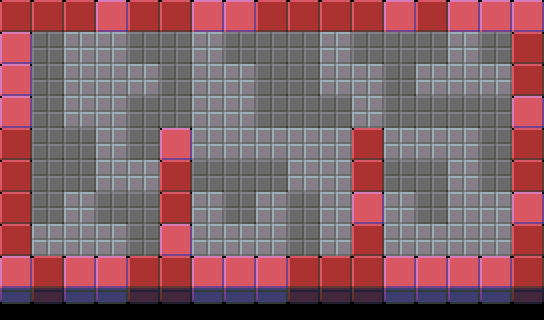

Tiled map render using the project's own tile images. Description and the map definition, with tile-layer contents summarised, below:
An orthogonal 17x10 tile map with 32x32 px tiles, 4 tile layers (Bricks, Background, firstFloor, secondFloor), 2 tilesets and 7 objects (4x Creepspawn, 2x MonsterSpawn, Exit).

<map version="1.0" orientation="orthogonal" width="17" height="10" tilewidth="32" tileheight="32">
 <tileset firstgid="1" name="tiles" tilewidth="32" tileheight="32">
  <image source="../images/tiles.png" width="480" height="1024" />
 </tileset>
 <tileset firstgid="481" name="objects" tilewidth="32" tileheight="32">
  <image source="../images/objects.png" width="256" height="256" />
 </tileset>
 <layer name="Bricks" width="17" height="10" opacity="0.97">
  <properties>
   <property name="tileset" value="tiles" />
  </properties>
  <data>[170 cells, 32 non-empty, 2 distinct tile ids]</data>
 </layer>
 <layer name="Background" width="17" height="10">
  <properties>
   <property name="tileset" value="tiles" />
  </properties>
  <data>[170 cells, 17 non-empty, 2 distinct tile ids]</data>
 </layer>
 <layer name="firstFloor" width="17" height="10">
  <properties>
   <property name="tileset" value="tiles" />
  </properties>
  <data>[170 cells, 97 non-empty, 2 distinct tile ids]</data>
 </layer>
 <layer name="secondFloor" width="17" height="10">
  <properties>
   <property name="tileset" value="tiles" />
  </properties>
  <data>[170 cells, 56 non-empty, 2 distinct tile ids]</data>
 </layer>
 <objectgroup name="Objects" width="17" height="10">
  <object type="Creepspawn" gid="481" x="128" y="160" />
  <object type="Creepspawn" gid="481" x="128" y="192" />
  <object type="MonsterSpawn" gid="483" x="480" y="256" />
  <object type="MonsterSpawn" gid="483" x="32" y="256" />
  <object type="Exit" gid="11" x="256" y="224" />
  <object type="Creepspawn" gid="481" x="384" y="192" />
  <object type="Creepspawn" gid="481" x="384" y="160" />
 </objectgroup>
</map>
